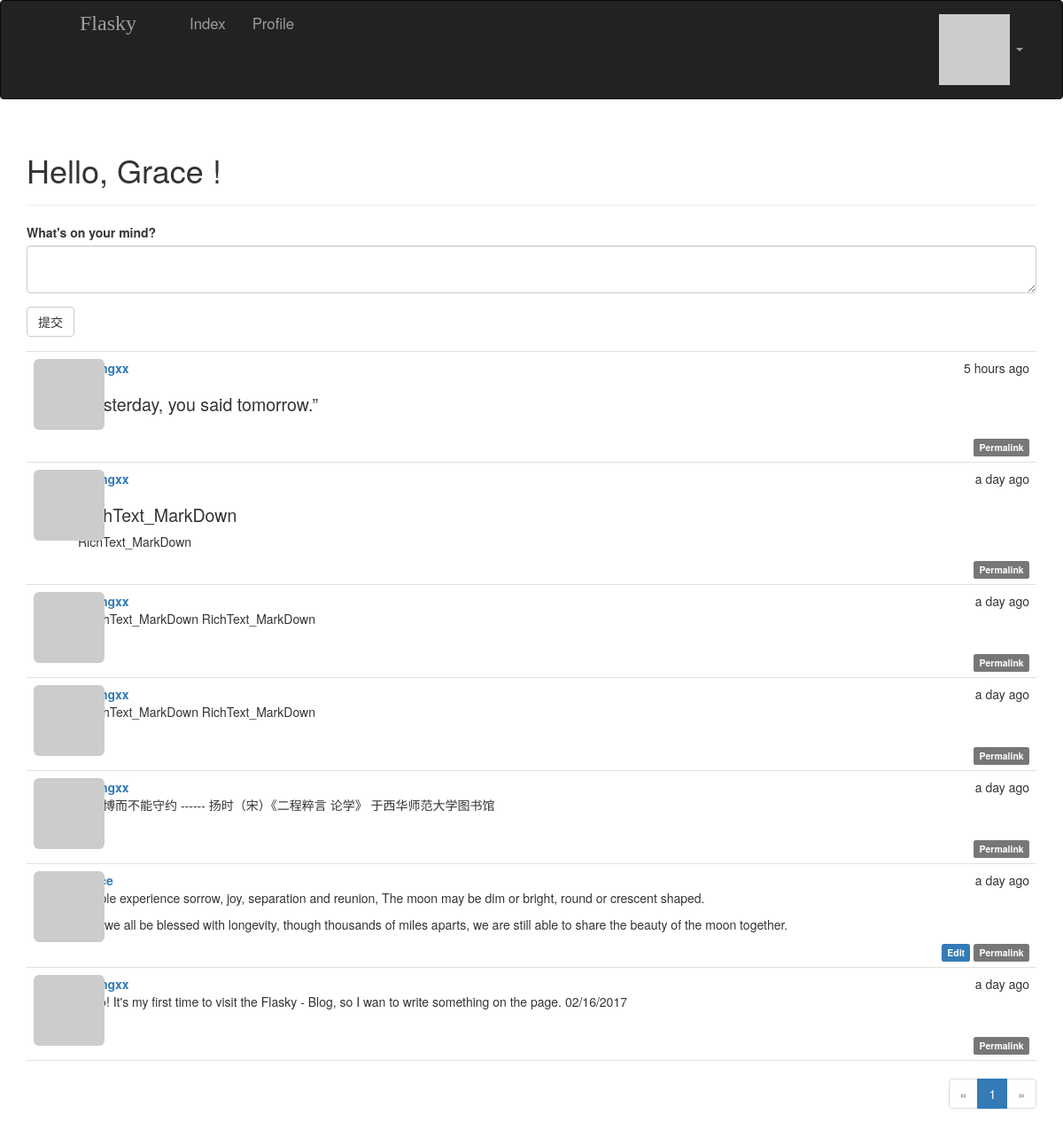
Page /index (signed in) on the committed database.
### app/models.py (models this page shows, shortened)
class User(UserMixin, db.Model):
    __tablename__ = 'users'
    id = db.Column(db.Integer, primary_key=True)
    username = db.Column(db.String(64), unique=True, index=True)
    role_id = db.Column(db.Integer, db.ForeignKey('roles.id'))
    password_hash = db.Column(db.String(128))#密码散列
    email = db.Column(db.String(64), unique=True, index=True)#用户使用电子邮件登录
    name = db.Column(db.String(64))
    location = db.Column(db.String(64))
    about_me = db.Column(db.Text())#Text与String的区别就是不需要指定最大长度
    member_since = db.Column(db.DateTime(), default=datetime.utcnow)
    last_seen = db.Column(db.DateTime(), default=datetime.utcnow)
    avatar_hash = db.Column(db.String(32))
    posts = db.relationship('Post', backref='author', lazy='dynamic')
    @property
    def password(self):
        raise AttributeError('password is not a readable attribute')
    def can(self, permissions):
        return self.role is not None and (self.role.permissions & permissions) == permissions
    def is_administrator(self):
        return self.can(Permission.ADMINISTER)
    def ping(self):
        self.last_seen = datetime.utcnow()
        db.session.add(self)
    def gravatar(self, size=100, default='identicon', rating='g'):
        if request.is_secure:
            url = 'https://secure.gravatar.com/avatar'
        else:
            url = 'http://secure.gravatar.com/avatar'
        hash = self.avatar_hash or hashlib.md5(self.email.encode('utf-8')).hexdigest()
        return '{url}/{hash}?s={size}&d={default}&r={rating}'.format(url=url, hash=hash, size=size, default=default, rating=rating)

class Post(db.Model):
    __tablename__ = 'posts'
    id = db.Column(db.Integer, primary_key=True)
    body = db.Column(db.Text)
    timestamp = db.Column(db.DateTime, index=True, default=datetime.utcnow)
    author_id = db.Column(db.Integer, db.ForeignKey('users.id'))
    body_html = db.Column(db.Text)#在Post模型中处理MarkDown文本

### app/main/views.py (the view)
@main.route('/index', methods=['GET', 'POST'])
def index():
    form = PostForm()
    if current_user.can(Permission.WRITE_ARTICLES) and form.validate_on_submit():
        post = Post(body=form.body.data, author=current_user._get_current_object())
        db.session.add(post)
        return redirect(url_for('.index'))
    page = request.args.get('page', 1, type=int)#type=int保证参数无法转换成整数时，返回默认值
    pagination = Post.query.order_by(Post.timestamp.desc()).paginate(page, error_out=False)
    posts = pagination.items
    return render_template('index.html', form=form, posts=posts, pagination=pagination)

### app/main/forms.py
class PostForm(FlaskForm):
    body = PageDownField("What's on your mind?", validators=[Required()])
    submit = SubmitField('提交')

### app/auth/views.py (called while the page is built)
@auth.before_app_request
def before_request():
    if current_user.is_authenticated:
        current_user.ping()

### app/main/__init__.py (called while the page is built)
@main.app_context_processor
def inject_permissions():
    return dict(Permission=Permission)

### app/models.py (called while the page is built)
@login_manager.user_loader#加载用户回调函数
def load_user(user_id):
    return User.query.get(int(user_id))

### app/templates/index.html (shortened to what this page needs)
{% extends "base.html" %}
{% import 'bootstrap/wtf.html' as wtf %}
{% import "_macros.html" as macros %}
{% block page_content %}
<div class="page-header">
    <h1>
        Hello,
        {% if current_user.is_authenticated %}
            {{ current_user.username }}
        {% else %}
            Stranger.<br>
            Welcome to the Flasky
        {% endif %}!
    </h1>
</div>
<div>
    {% if current_user.can(Permission.WRITE_ARTICLES) %}
        {{ wtf.quick_form(form) }}
    {% endif %}
</div>
{% include '_posts.html' %}
{% if pagination %}
<div class="pagination">
    {{ macros.pagination_widget(pagination, '.index') }}
</div>
{% endif %}
{% endblock %}

### app/templates/_posts.html (shortened to what this page needs)
<ul class="posts">
    {% for post in posts %}
        <li class="post">
            <div class="post-thumbnail">
                <a href="{{ url_for('.user', username=post.author.username) }}">
                    <img class="img-rounded profile-thumbnail" src="{{ post.author.gravatar(size=40) }}">
                </a>
            </div>
            <div class="post-content">
                <div class="post-date">{{ moment(post.timestamp).fromNow() }}</div>
                <div class="post-author">
                <a href="{{ url_for('.user', username=post.author.username) }}">
                </a>
                </div>
                <div class="post-body">
                {% if post.body_html %}
                    {{ post.body_html | safe  }}
                {% else %}
                    {{ post.body }}
                {% endif %}
                </div>
                <div class="post-footer">
                    {% if current_user == post.author %}
                        <a href="{{ url_for('.edit', id=post.id) }}">
                            <span class="label label-primary">Edit</span>
                        </a>
                    {% elif current_user.is_administrator() %}
                        <a href="{{ url_for('.edit', id=post.id) }}">
                            <span class="label label-danger">Edit [Admin]</span>
                        </a>
                    {% endif %}
                        <a href="{{ url_for('.post', id=post.id) }}">
                        <span class="label label-default">Permalink</span>
                        </a>
                </div>
            </div>
        </li>
    {% endfor %}
</ul>

### app/static/styles.css (style rules this page uses)
.profile-thumbnail { position: absolute; }
ul.posts { list-style-type: none; padding: 0px; margin: 16px 0px 0px 0px; border-top: 1px solid #e0e0e0; }
ul.posts li.post { padding: 8px; border-bottom: 1px solid #e0e0e0; }
div.post-date { float: right; }
div.post-author { font-weight: bold; margin-left: 50px; }
div.post-thumbnail { position: absolute; }
div.post-body { margin-left: 50px; min-height: 48px; }
div.pagination { width: 100%; text-align: right; padding: 0px; margin: 0px; }
.post-body h1 { font-size: 140%; }
div.post-footer { text-align: right; }

### rows in the picture
User: username "Grace"
Post: timestamp "5 hours ago", body_html "“Yesterday, you said tomorrow.”"
Post: timestamp "a day ago", body_html "RichText_MarkDown RichText_MarkDown"
Post: timestamp "a day ago", body "#RichText_MarkDown RichText_MarkDown"
Post: timestamp "a day ago", body "#RichText_MarkDown RichText_MarkDown"
Post: timestamp "a day ago", body "学不博而不能守约 ------ 扬时（宋）《二程粹言 论学》 于西华师范大学图书馆"
Post: timestamp "a day ago", body_html "People experience sorrow, joy, separation and reunion, The moon may be dim or bright, round or crescent shaped. May we all be blessed with longevity, though thousands of miles aparts, we are still able to share the beauty of the moon together."
Post: timestamp "a day ago", body "Hello! It's my first time to visit the Flasky - Blog, so I wan to write something on the page. 02/16/2017"

### other values in the picture
{{ p }} "1"
